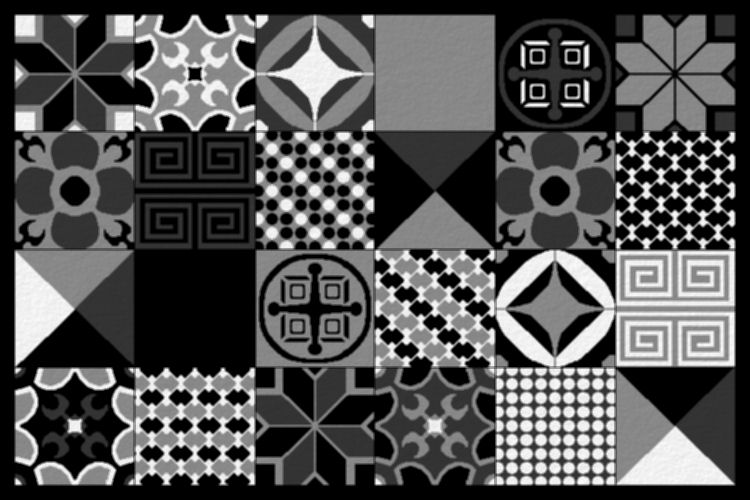
#> input picture POP_TILES-A3-50x75-BW.jpg, 750 x 500 px
$ python DEF1_DO_NOT_CHANGE.py   (Python 2 division)
#> lines starting #> are read from the running program, lines starting #| are printed output that depends on the picture
# -*- coding: utf-8 -*-
"""
Created on Thu Feb 23 11:08:55 2017

@author: Mattijs
"""

import numpy as np
import cv2

MIN_MATCH_COUNT = 5;
img1 = cv2.imread('POP_TILES-A3-50x75-BW.jpg',0) # queryImage
#> img1 is the input picture: shape (500, 750); min 0, max 255, mean 82.2

img2 = cv2.imread('horizontalmulti.jpg',0) # trainImage
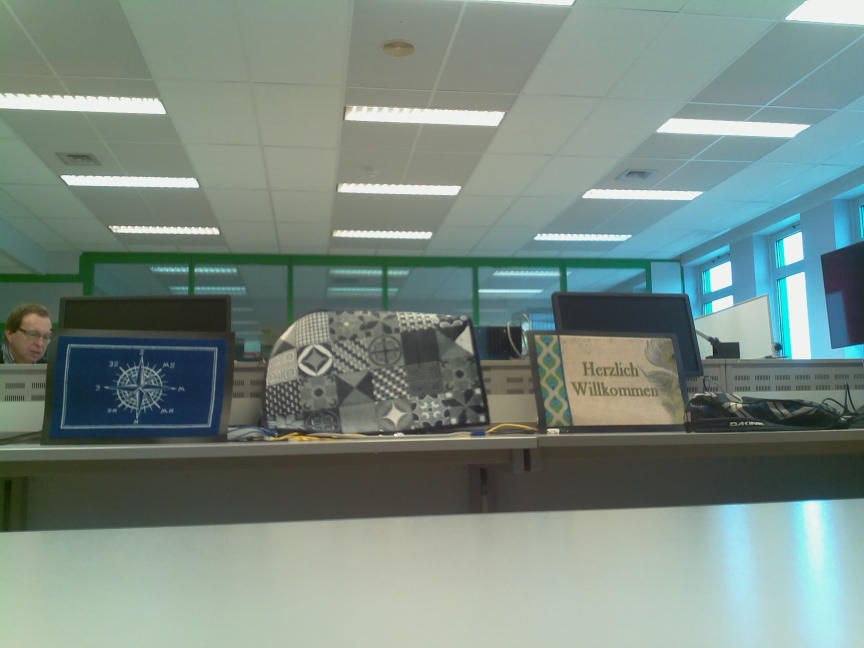
#> input picture horizontalmulti.jpg, 2592 x 1944 px (shown at 1/3 size)
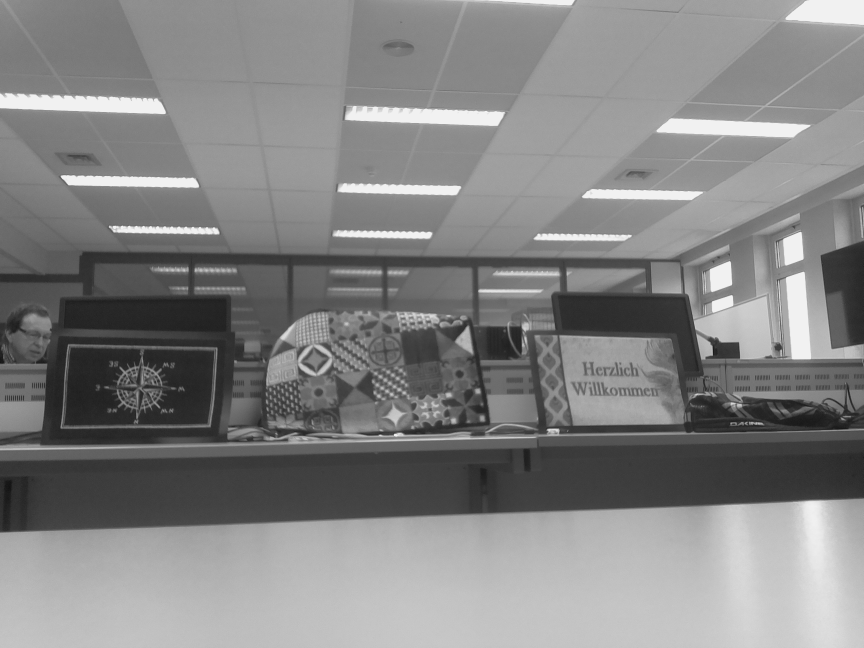
#> img2: shape (1944, 2592) (shown at 1/3 size); min 14, max 243, mean 131.7
#img2 = cv2.resize(img2,None,fx=2, fy=2, interpolation =  cv2.INTER_AREA)

# Initiate ORB detector
orb = cv2.ORB_create(nfeatures=100000)

# find the keypoints and descriptors with ORB
kp1, des1 = orb.detectAndCompute(img1,None)
#> kp1 = 15312 keypoints; strongest (x, y, size): (631, 151, 44.6), (660, 207, 44.6), (688, 228, 53.6), (660, 200, 44.6)
kp2, des2 = orb.detectAndCompute(img2,None)
#> kp2 = 13030 keypoints; strongest (x, y, size): (1183, 1304, 37.2), (1182, 1304, 31), (1643, 1289, 53.6), (1182, 1303, 44.6)

######################BRUTEFORCE############################
# create BFMatcher object
bf = cv2.BFMatcher(cv2.NORM_HAMMING, crossCheck=True)

# Match descriptors.
matches = bf.match(des1,des2)
#> matches = 2721 matches
#print des1
# Sort them in the order of their distance.
matches = sorted(matches, key = lambda x:x.distance)
############################################################

#Convert the array of best matches to an two dimensional array
#So that the best matches can be determined
w, h = 2, len(matches)/2;
#> w = 2; h = 1360
Matrix = [[0 for x in range(w)] for y in range(h)]

for i in range (0, len(matches)/2):
    for j in range (0, 2):
        Matrix[i][j] = matches[i+j]
#> after the loop, Matrix = 1360 matches


#tresholding the matches
good = []
for m,n in Matrix:
    if m.distance < 0.97*n.distance:
        good.append(m)
#> after the loop, good = 15 matches

#taking the i.e. the 10 matches with the shortest distance
#better results if it's certain the larger image contains the pattern
#for i in range (1, 25):
#    good.append(matches[i-1])

if len(good)>MIN_MATCH_COUNT:
    src_pts = np.float32([ kp1[m.queryIdx].pt for m in good ]).reshape(-1,1,2)
#> src_pts = 15 rows, first 8: [415.6, 250.8], [296.4, 172.8], [460.3, 338.4], [468.6, 344.2], [346.3, 217.7], [358.3, 159.3], [447.9, 261.6], [447.9, 347.6]
    dst_pts = np.float32([ kp2[m.trainIdx].pt for m in good ]).reshape(-1,1,2)
#> dst_pts = 15 rows, first 8: [1072, 1110.8], [1135, 1157], [1022.3, 1043], [1016.1, 1040.3], [1142.2, 1162.9], [1134.3, 1177.8], [1042.1, 1104.8], [1033.2, 1036.1]

    M, mask = cv2.findHomography(src_pts, dst_pts, cv2.RANSAC,5.0)
#> M = [[-0.827, 0.0126, 1493.8], [0.261, -0.741, 1271.5], [0.000102, 0.000135, 1]]; mask = [1, 0, 1, 1, 0, 1, 1, 1, 1, 1, 1, 1, 1, 1, 1]
    matchesMask = mask.ravel().tolist()
#> matchesMask = [1, 0, 1, 1, 0, 1, 1, 1, 1, 1, 1, 1, 1, 1, 1]
    h,w = img1.shape
#> h = 500; w = 750
    pts = np.float32([ [0,0],[0,h-1],[w-1,h-1],[w-1,0] ]).reshape(-1,1,2)
#> pts = [[0, 0], [0, 499], [749, 499], [749, 0]]
    dst = cv2.perspectiveTransform(pts,M)
#> dst = [[1493.8, 1271.5], [1405.4, 844.6], [770, 959], [812.3, 1362.7]]
    #img2 = cv2.polylines(img2,[np.int32(dst)],True,255,3, cv2.LINE_AA)
    print "Match found!"
else:
    print "Not enough matches are found - %d/%d" % (len(good),MIN_MATCH_COUNT)
    matchesMask = None


draw_params = dict(matchColor = (0,255,0),
                   singlePointColor = (255,0,0),
                   flags = 2)

img3 = cv2.drawMatches(img1,kp1,img2,kp2,good,None,**draw_params)
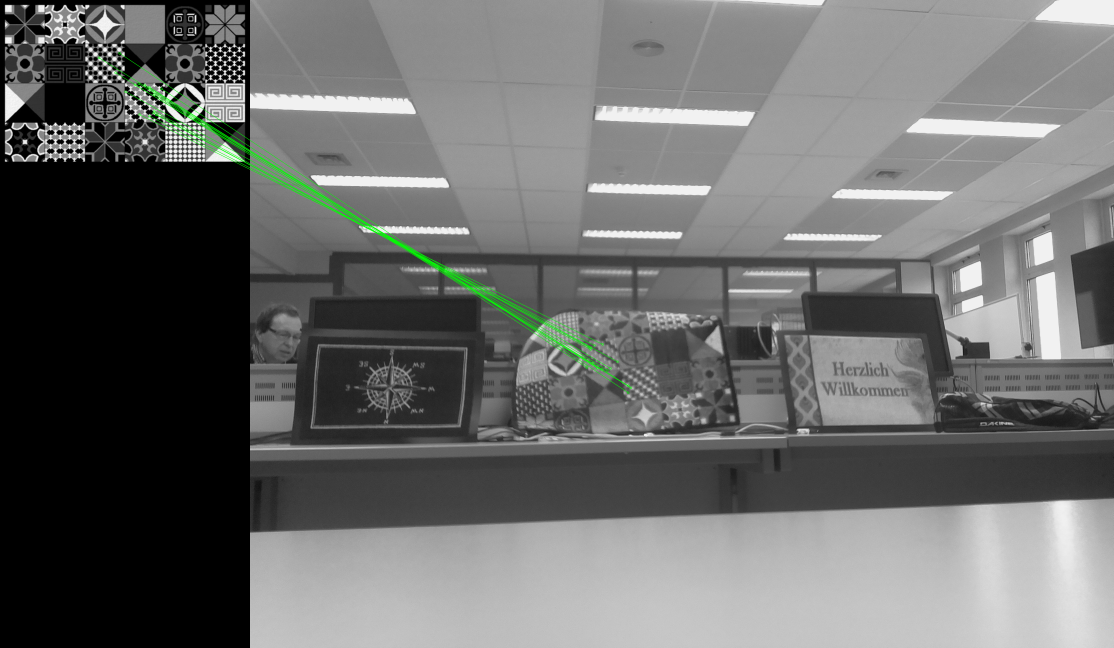
#> img3: shape (1944, 3342, 3) (shown at 1/3 size); mean of channels 0, 1, 2 106.4, 107.4, 106.4; drawn as B, G, R
cv2.imwrite("IMAGE_NAME.png", img3);
cv2.imshow('image',img3)
cv2.waitKey(0)
cv2.destroyAllWindows()
